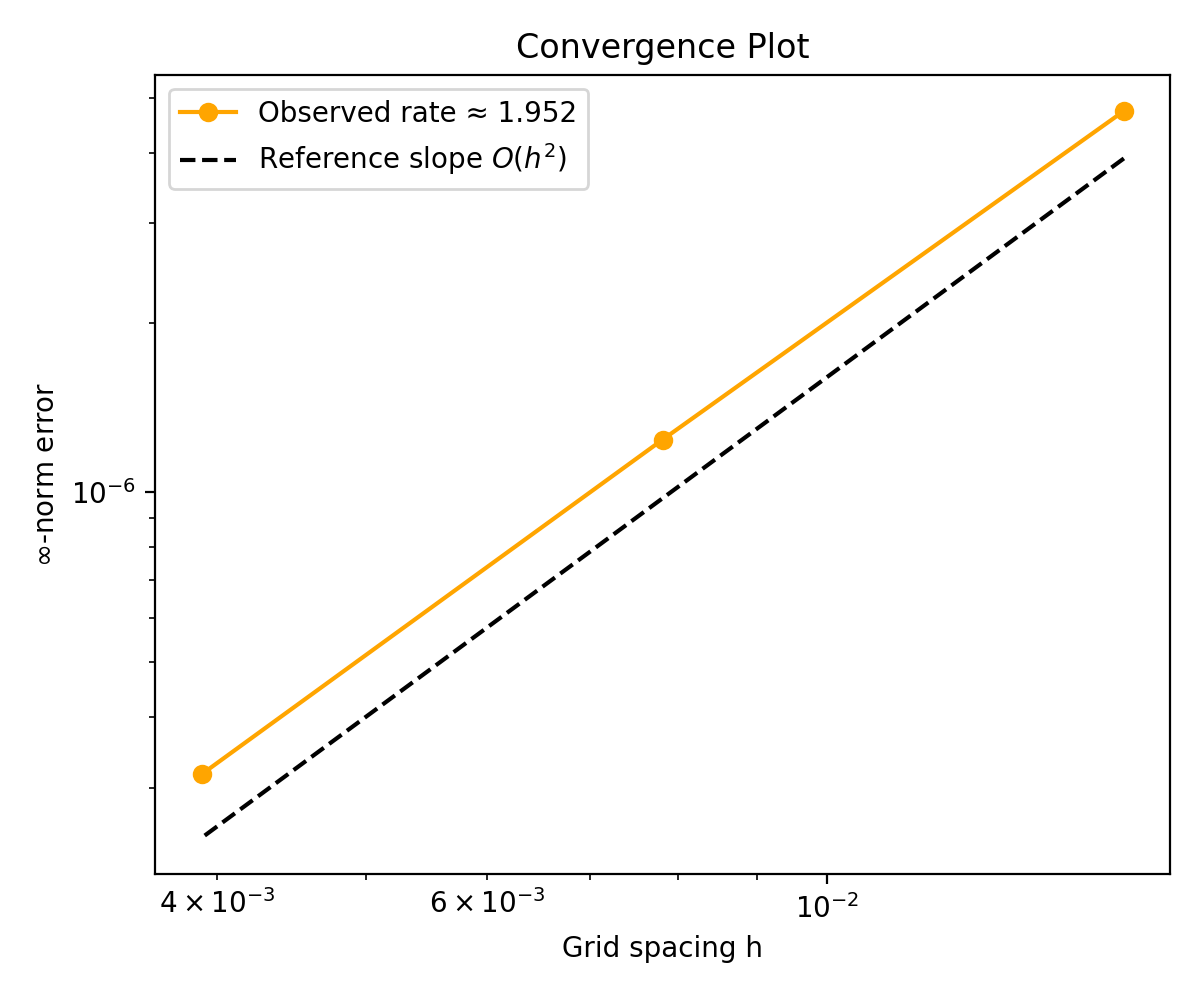

This figure's Python source:
import os
import numpy as np

from devito import (Grid, Function, Eq, Operator, switchconfig,
                    configuration, SubDomain, norm, mmax)

from devito.petsc import petscsolve, EssentialBC, GridHierarchy
from devito.petsc.initialize import PetscInitialize

import matplotlib.pyplot as plt

configuration['compiler'] = 'custom'
os.environ['CC'] = 'mpicc'


# 3D test
# Solving -u_xx - u_yy - u_zz = f(x,y,z)
# Dirichlet BCs: u = 0 on the entire boundary (all 6 faces of the unit cube)
# Manufactured solution (3D extension of MMS4): u(x,y,z) = w(x)w(y)w(z),
# w(t) = t^4 - t^2, with corresponding RHS
#   f(x,y,z) = (2 - 12x^2)w(y)w(z) + (2 - 12y^2)w(x)w(z) + (2 - 12z^2)w(x)w(y)
# ref - PETSc SNES ex5.c tutorial, MMSSolution4/MMSForcing4 with -par 0.0,
# extended to 3D as a tensor product (see mms4.py for the 2D version)

PetscInitialize()

# Subdomains to implement BCs

# Subdomain for z = 1 (top)
class SubTop(SubDomain):
    name = 'subtop'

    def define(self, dimensions):
        x, y, z = dimensions
        return {x: ('middle', 1, 1), y: ('middle', 1, 1), z: ('right', 1)}

# Subdomain for z = 0 (bottom)
class SubBottom(SubDomain):
    name = 'subbottom'

    def define(self, dimensions):
        x, y, z = dimensions
        return {x: ('middle', 1, 1), y: ('middle', 1, 1), z: ('left', 1)}

# Subdomain for y = 1 (back)
class SubBack(SubDomain):
    name = 'subback'

    def define(self, dimensions):
        x, y, z = dimensions
        return {x: ('middle', 1, 1), y: ('right', 1), z: z}

# Subdomain for y = 0 (front)
class SubFront(SubDomain):
    name = 'subfront'

    def define(self, dimensions):
        x, y, z = dimensions
        return {x: ('middle', 1, 1), y: ('left', 1), z: z}

# Subdomain for x = 0 (left)
class SubLeft(SubDomain):
    name = 'subleft'

    def define(self, dimensions):
        x, y, z = dimensions
        return {x: ('left', 1), y: y, z: z}

# Subdomain for x = 1 (right)
class SubRight(SubDomain):
    name = 'subright'

    def define(self, dimensions):
        x, y, z = dimensions
        return {x: ('right', 1), y: y, z: z}


sub1 = SubTop()
sub2 = SubBottom()
sub3 = SubLeft()
sub4 = SubRight()
sub5 = SubBack()
sub6 = SubFront()

subdomains = (sub1, sub2, sub3, sub4, sub5, sub6)

def w(t):
    return t**4 - t**2

def exact(x, y, z):
    return w(x)*w(y)*w(z)

Lx = np.float64(1.)
Ly = np.float64(1.)
Lz = np.float64(1.)

# n = 17, 33, 65, 129
n_values = [2**k + 1 for k in range(6, 9)]
h = np.array([Lx/(n-1) for n in n_values])
infinity_norms = []
discrete_l2_norms = []
ksp_iters = []

for n in n_values:
    grid = Grid(
        shape=(n, n, n), extent=(Lx, Ly, Lz), subdomains=subdomains, dtype=np.float64
    )

    nlevels = int(np.log2(n - 1))
    print(f"n = {n}, nlevels = {nlevels}")
    hierarchy = GridHierarchy(grid, nlevels=nlevels)

    u = Function(name='u', grid=grid, space_order=2)
    f = Function(name='f', grid=grid, space_order=2)
    bc = Function(name='bc', grid=grid, space_order=2)

    eqn = Eq(-u.laplace, f, subdomain=grid.interior)

    tmpx = np.linspace(0, Lx, n).astype(np.float64)
    tmpy = np.linspace(0, Ly, n).astype(np.float64)
    tmpz = np.linspace(0, Lz, n).astype(np.float64)

    X, Y, Z = np.meshgrid(tmpx, tmpy, tmpz, indexing="ij")

    f.data[:] = (2 - 12*X**2)*w(Y)*w(Z) + (2 - 12*Y**2)*w(X)*w(Z) + (2 - 12*Z**2)*w(X)*w(Y)

    # u = 0 on the entire boundary
    bc.data[:] = 0.

    # # Create boundary condition expressions using subdomains
    bcs = []
    bcs += [EssentialBC(u, bc, subdomain=sub1)]  # top
    bcs += [EssentialBC(u, bc, subdomain=sub2)]  # bottom
    bcs += [EssentialBC(u, bc, subdomain=sub3)]  # subleft
    bcs += [EssentialBC(u, bc, subdomain=sub4)]  # subright
    bcs += [EssentialBC(u, bc, subdomain=sub5)]  # subback
    bcs += [EssentialBC(u, bc, subdomain=sub6)]  # subfront

    exprs = [eqn] + bcs
    petsc = petscsolve(
        exprs, target=u,
        solver_parameters={
            # Same single-full-multigrid-cycle setup as mms4.py, extended to 3D:
            # ksponly + loose ksp_atol so the default outer KSP converges in a
            # single application of the FMG-preconditioned solve.
            'snes_type': 'ksponly',
            'ksp_atol': 1e-1,
            'pc_type': 'mg',
            'pc_mg_type': 'full',

            'mg_levels_ksp_type': 'chebyshev',
            'mg_levels_pc_type': 'jacobi',
            'mg_levels_ksp_max_it': 5,

            'mg_coarse_ksp_type': 'gmres',
            'mg_coarse_ksp_rtol': 1e-12,
            'mg_coarse_pc_type': 'none',
        },
        options_prefix='mms4_3d',
        hierarchy=hierarchy,
        # constrain_bcs=True

    )

    with switchconfig(log_level='DEBUG'):
        op = Operator(petsc, language='petsc')
        summary = op.apply()

    iters = summary.petsc[('section0', 'mms4_3d')].KSPGetIterationNumber
    ksp_iters.append(iters)

    u_exact = Function(name='u_exact', grid=grid, space_order=2)
    u_exact.data[:] = exact(X, Y, Z)

    diff = Function(name='diff', grid=grid, space_order=2)
    diff.data[:] = u_exact.data[:] - u.data[:]

    # Compute infinity norm using numpy
    # TODO: Figure out how to compute the infinity norm using Devito
    infinity_norm = np.linalg.norm(diff.data[:].ravel(), ord=np.inf)
    infinity_norms.append(infinity_norm)

    # Compute discrete L2 norm (RMS error)
    n_interior = np.prod([s - 1 for s in grid.shape])
    discrete_l2_norm = norm(diff) / np.sqrt(n_interior)
    discrete_l2_norms.append(discrete_l2_norm)


slope, intercept = np.polyfit(np.log(h), np.log(infinity_norms), 1)

print("infinity_norms:", infinity_norms)
print("ksp_iters:", ksp_iters)
print("slope:", slope)

assert slope > 1.9
assert slope < 2.1

# Plot
plt.figure(figsize=(6, 5))
plt.loglog(h, infinity_norms, 'o-', label=f'Observed rate ≈ {slope:.3f}', color='orange')
plt.loglog(
    h, np.exp(intercept) * h**2,
    'k--',
    label=r'Reference slope $O(h^2)$'
)
plt.xlabel(r'Grid spacing h')
plt.ylabel(r'$\infty$-norm error')
plt.title('Convergence Plot')
plt.legend()
plt.tight_layout()
plt.savefig("mms4_3d.png", dpi=200)
plt.show()
